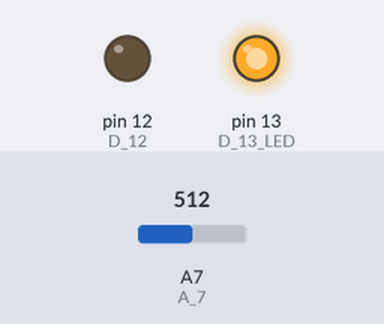
A program run on a simulated Arduino Nano, built with avr-gcc and run on an emulated ATmega328P. Parts: output pins drawn as LEDs (lit = HIGH). The inputs (shaded band) are chosen by the test bench; at power-on: A7 (A_7) = 512.

Above: at 1.2 s.
1.3 s: A7 (A_7) set to 687
2.8 s: A7 (A_7) set to 710
At 3.6 s:
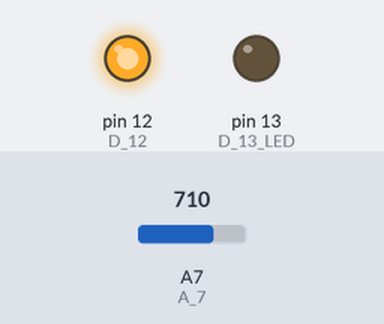
4.3 s: A7 (A_7) set to 690
At 4.7 s:
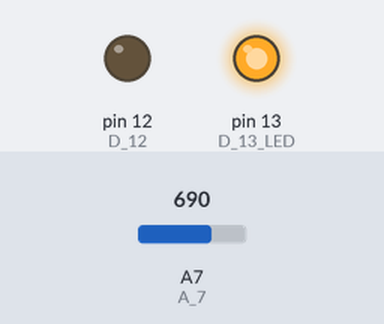
5.8 s: A7 (A_7) set to 716
At 7.0 s:
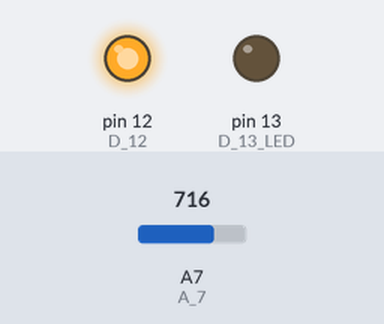
Timing chart, 0 to 8.3 s (numbered marks = the images above; inputs shaded):
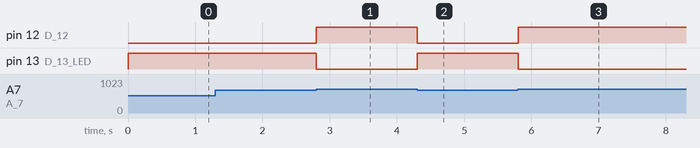

Measured:
- the behaviour switches between 700 and 701 on A7 (A_7) (found by bisection; images 0 and 1)
- after the input at 1.3 s, every drawn part: stays the same
- after the input at 2.8 s, pin 12 (D_12): LOW → HIGH at once; pin 13 (D_13_LED): HIGH → LOW at once
- after the input at 4.3 s, pin 12 (D_12): HIGH → LOW at once; pin 13 (D_13_LED): LOW → HIGH at once
- after the input at 5.8 s, pin 12 (D_12): LOW → HIGH at once; pin 13 (D_13_LED): HIGH → LOW at once

The program:

main.cpp
```cpp
/**
 * Nakurwiator
 */
#include "Arduino.h"

#define D_13_LED 13
#define D_12 12
#define A_7 7

int lastReading = 0;

void setup()
{
	pinMode(D_13_LED, OUTPUT);
	pinMode(D_12, OUTPUT); /** invert */
	pinMode(A_7, INPUT);
	// Serial.begin(9600);
	// Serial.println("Current : " + (String)(currentReading) + "\tDelta : " + (String)(currentReading - lastReading));
}

void loop()
{
	const int READING_TIMES = 10;
	const int READING_THRESHOLD = 700;

	int readingSum = 0;
	int currentReading = 0;

	for (int i = 0; i < READING_TIMES; i++)
	{
		readingSum += analogRead(A_7);
	}

	currentReading = readingSum / READING_TIMES;

	lastReading = currentReading;

	if(READING_THRESHOLD < currentReading && READING_THRESHOLD < lastReading){
		digitalWrite(D_13_LED, LOW );
		digitalWrite(D_12, HIGH );
	}else{
		digitalWrite(D_13_LED, HIGH );
		digitalWrite(D_12, LOW );
	}
}
```
